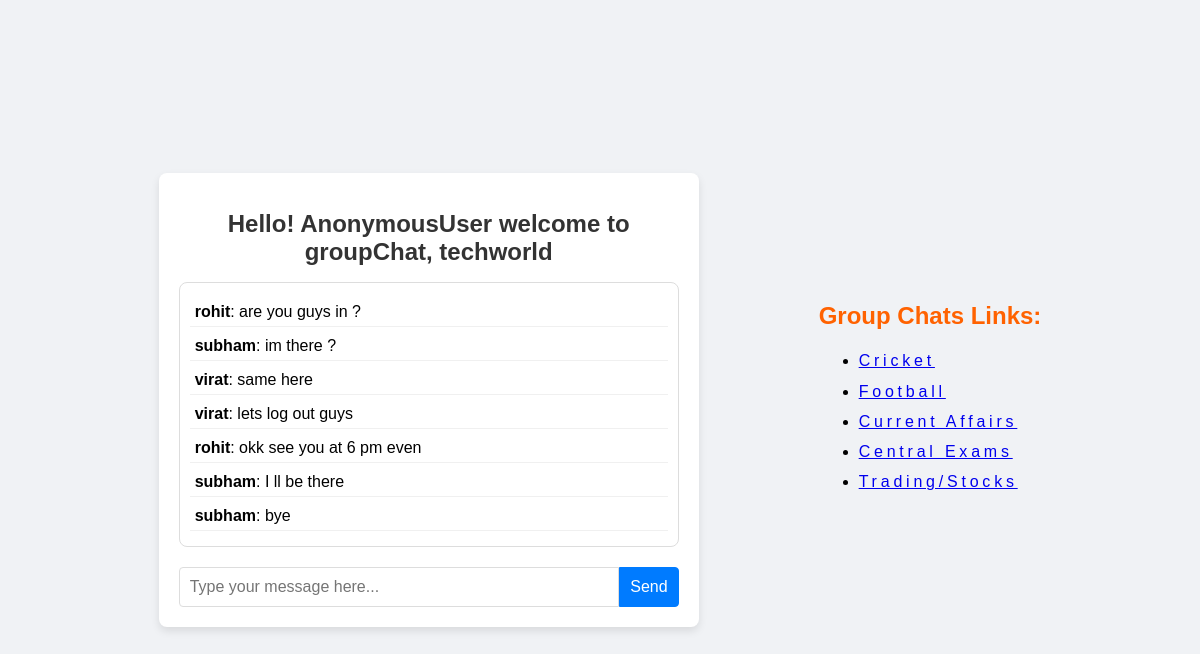
Page /techworld/ on the committed database.
### chat/models.py (models this page shows, shortened)
class Group(models.Model):
    name=models.CharField(max_length=300)

class Chat(models.Model):
    user=models.CharField(max_length=50,default='Unknown')
    content=models.CharField(max_length=10000)
    timestamp=models.DateTimeField(auto_now=True)
    group=models.ForeignKey('Group',on_delete=models.CASCADE)

### chat/views.py (the view)
# urls.py: path('<str:group_name>/',views.groupchat,name="group-chat"),
def groupchat(request,group_name):
    group, created = Group.objects.get_or_create(name=group_name)
    chats = Chat.objects.filter(group=group) if not created else []
    context={
        'viewname':'groupchat',
        'groupname':group_name,
        'chats':chats,
    }
    return render(request,"chatpage.html",context)

### templates/chatpage.html (shortened to what this page needs)
<!DOCTYPE html>
<html lang="en">
<head>
</head>
<body>
    <div class="container">
        {% if viewname == 'chatPage' %}
        <h1>Hello, Welcome to my chat site! {{request.user}}</h1>
        {% elif viewname == 'groupchat' %}
        <h1>Hello! {{request.user}} welcome to groupChat, {{groupname}}</h1>
        {% endif %}
        <div class="chat__item__container" id="id_chat_item_container">
            {% for chat in chats %}
            <div class="chat__item"><strong>{{chat.user}}</strong>: {{ chat.content }}</div>
            {% endfor %}
        </div>
        <div class="input-container">
            <input type="text" id="id_message_send_input" placeholder="Type your message here..." />
            <button type="submit" id="id_message_send_button">Send</button>
        </div>
    </div>
    <div class="container2">
        <h1 style="color: rgb(255, 98, 0); font-family: Arial, sans-serif; text-align: center;">Group Chats Links:</h1>
        <ul style="letter-spacing: 0.1cm; line-height: 0.8cm;">
            <li><a href="/cricket/">Cricket</a></li>
            <li><a href="/football/">Football</a></li>
            <li><a href="/current_affairs/">Current Affairs</a></li>
            <li><a href="/central_exams/">Central Exams</a></li>
            <li><a href="/trading_stocks/">Trading/Stocks</a></li>
        </ul>
    </div>
</body>
</html>

### templates/chatpage.html (style rules this page uses)
body { font-family: Arial, sans-serif; background-color: #f0f2f5; margin: 0; padding: 0; display: flex; justify-content: center; align-items: center; height: 100vh; }
.container { background: #fff; border-radius: 8px; box-shadow: 0 4px 8px rgba(0, 0, 0, 0.1); padding: 20px; max-width: 500px; width: 100%; }
.container2 { margin-left: 10%; }
h1 { color: #333; text-align: center; font-size: 24px; }
.chat__item__container { border: 1px solid #ddd; border-radius: 8px; padding: 10px; max-height: 300px; overflow-y: auto; margin-bottom: 20px; }
.chat__item__container div { padding: 5px; margin: 5px 0; border-bottom: 1px solid #f0f0f0; }
.input-container { display: flex; }
.input-container input { flex: 1; padding: 10px; border: 1px solid #ddd; border-radius: 4px 0 0 4px; font-size: 16px; }
.input-container button { padding: 10px; border: 1px solid #007BFF; background: #007BFF; color: #fff; border-radius: 0 4px 4px 0; cursor: pointer; font-size: 16px; }

### rows in the picture
Group: name "techworld"
Chat: user "rohit", content "are you guys in ?"
Chat: user "subham", content "im there ?"
Chat: user "virat", content "same here"
Chat: user "virat", content "lets log out guys"
Chat: user "rohit", content "okk see you at 6 pm even"
Chat: user "subham", content "I ll be there"
Chat: user "subham", content "bye"

### other values in the picture
{{ request.user }} "AnonymousUser"
